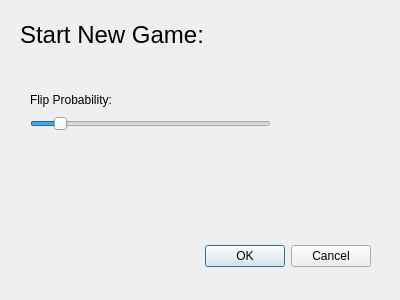
<?xml version="1.0" encoding="UTF-8"?>
<ui version="4.0">
 <class>Dialog</class>
 <widget class="QDialog" name="Dialog">
  <property name="geometry">
   <rect>
    <x>0</x>
    <y>0</y>
    <width>400</width>
    <height>300</height>
   </rect>
  </property>
  <property name="windowTitle">
   <string>Dialog</string>
  </property>
  <widget class="QDialogButtonBox" name="buttonBox">
   <property name="geometry">
    <rect>
     <x>30</x>
     <y>240</y>
     <width>341</width>
     <height>32</height>
    </rect>
   </property>
   <property name="orientation">
    <enum>Qt::Orientation::Horizontal</enum>
   </property>
   <property name="standardButtons">
    <set>QDialogButtonBox::StandardButton::Cancel|QDialogButtonBox::StandardButton::Ok</set>
   </property>
  </widget>
  <widget class="QLabel" name="start_new_game_title">
   <property name="geometry">
    <rect>
     <x>20</x>
     <y>0</y>
     <width>281</width>
     <height>71</height>
    </rect>
   </property>
   <property name="text">
    <string>&lt;html&gt;&lt;head/&gt;&lt;body&gt;&lt;p&gt;&lt;span style=&quot; font-size:18pt;&quot;&gt;Start New Game:&lt;/span&gt;&lt;/p&gt;&lt;/body&gt;&lt;/html&gt;</string>
   </property>
  </widget>
  <widget class="QWidget" name="">
   <property name="geometry">
    <rect>
     <x>30</x>
     <y>90</y>
     <width>241</width>
     <height>41</height>
    </rect>
   </property>
   <layout class="QVBoxLayout" name="verticalLayout">
    <item>
     <widget class="QLabel" name="flip_prob_text">
      <property name="text">
       <string>Flip Probability: </string>
      </property>
     </widget>
    </item>
    <item>
     <widget class="QSlider" name="flip_prob_slider">
      <property name="maximum">
       <number>100</number>
      </property>
      <property name="value">
       <number>10</number>
      </property>
      <property name="orientation">
       <enum>Qt::Orientation::Horizontal</enum>
      </property>
     </widget>
    </item>
   </layout>
  </widget>
 </widget>
 <resources/>
 <connections>
  <connection>
   <sender>buttonBox</sender>
   <signal>accepted()</signal>
   <receiver>Dialog</receiver>
   <slot>accept()</slot>
   <hints>
    <hint type="sourcelabel">
     <x>248</x>
     <y>254</y>
    </hint>
    <hint type="destinationlabel">
     <x>157</x>
     <y>274</y>
    </hint>
   </hints>
  </connection>
  <connection>
   <sender>buttonBox</sender>
   <signal>rejected()</signal>
   <receiver>Dialog</receiver>
   <slot>reject()</slot>
   <hints>
    <hint type="sourcelabel">
     <x>316</x>
     <y>260</y>
    </hint>
    <hint type="destinationlabel">
     <x>286</x>
     <y>274</y>
    </hint>
   </hints>
  </connection>
 </connections>
 <buttongroups>
  <buttongroup name="buttonGroup"/>
 </buttongroups>
</ui>
